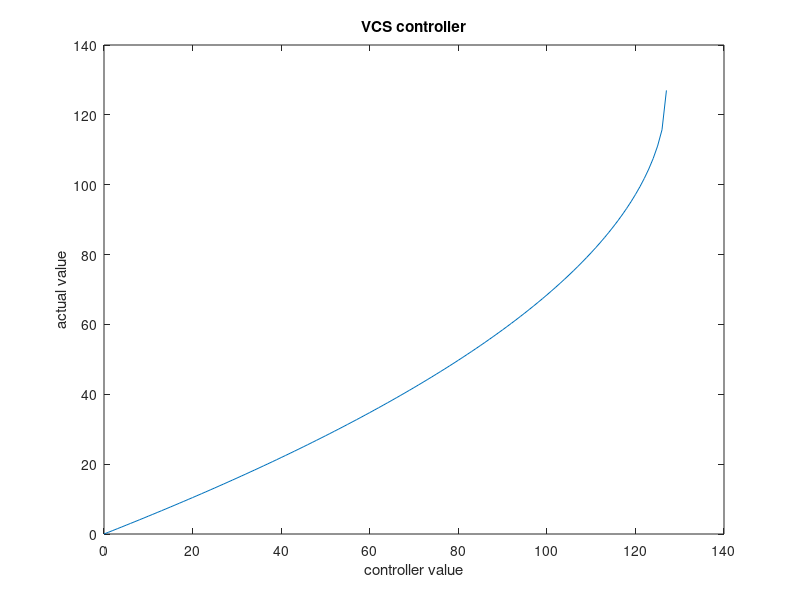

Write the MATLAB code that produced this figure.
%VCS
x=0:1:127;
y=-127*(sqrt(-x/127+1)-1);
plot(x,y)
xlabel('controller value')
ylabel('actual value')
title('VCS controller')